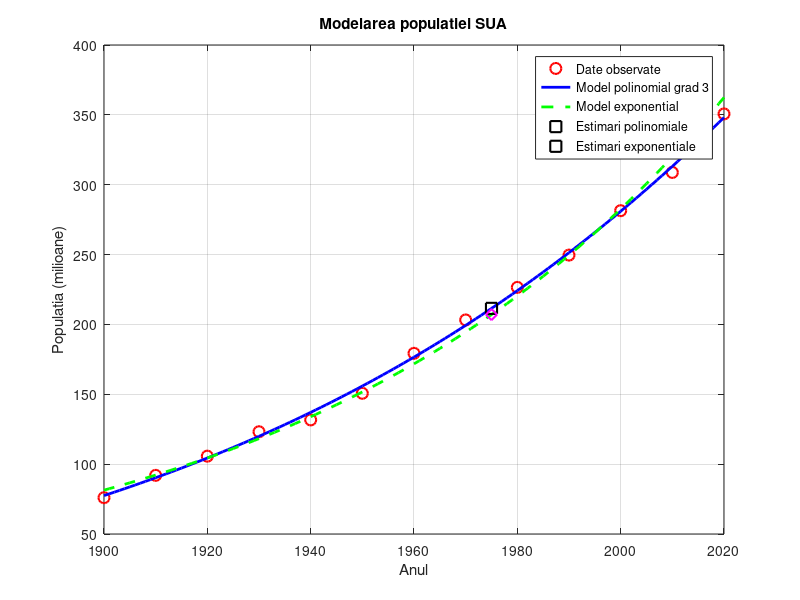

The MATLAB script that drew this image:
clc;
clear;
close all;

% Datele din tabel (in milioane)
t = [1900; 1910; 1920; 1930; 1940; 1950; 1960; 1970; 1980; 1990; 2000; 2010; 2020];
y = [75.995; 91.972; 105.710; 123.200; 131.670; 150.700; 179.320; 203.210; 226.510; 249.630; 281.420; 308.790; 350.686];

% Scalare pentru stabilitate numerica
s = (t - 1950) / 50;

% puncte pentru desen
tt = (1900:1:2020)';
ss = (tt - 1950) / 50;

%% MODEL POLINOMIAL DE GRAD 3
A_poly = [ones(size(s)), s, s.^2, s.^3];

% ecuatii normale
coef_poly_normal = (A_poly' * A_poly) \ (A_poly' * y);

% QR
[Qp, Rp] = qr(A_poly, 0);
coef_poly_qr = Rp \ (Qp' * y);

% evaluare pe grafic
A_poly_plot = [ones(size(ss)), ss, ss.^2, ss.^3];
y_poly_plot = A_poly_plot * coef_poly_qr;

% estimari
s1975 = (1975 - 1950) / 50;
s2015 = (2015 - 1950) / 50;

y1975_poly = [1, s1975, s1975^2, s1975^3] * coef_poly_qr;
y2015_poly = [1, s2015, s2015^2, s2015^3] * coef_poly_qr;

% reziduuri
res_poly = A_poly * coef_poly_qr - y;
SSE_poly = norm(res_poly)^2;

%% MODEL EXPONENTIAL
% y = K * e^(lambda * s)
% ln(y) = ln(K) + lambda*s

z = log(y);
A_exp = [ones(size(s)), s];

% ecuatii normale
coef_exp_normal = (A_exp' * A_exp) \ (A_exp' * z);

% QR
[Qe, Re] = qr(A_exp, 0);
coef_exp_qr = Re \ (Qe' * z);

lnK = coef_exp_qr(1);
lambda = coef_exp_qr(2);
K = exp(lnK);

A_exp_plot = [ones(size(ss)), ss];
y_exp_plot = exp(A_exp_plot * coef_exp_qr);

y1975_exp = exp([1, s1975] * coef_exp_qr);
y2015_exp = exp([1, s2015] * coef_exp_qr);

% reziduuri in scala originala
res_exp = exp(A_exp * coef_exp_qr) - y;
SSE_exp = norm(res_exp)^2;

%% Afisare rezultate
disp('MODEL POLINOMIAL GRAD 3');
disp('Coeficienti [c0 c1 c2 c3] prin QR:');
disp(coef_poly_qr);
fprintf('Estimare pentru 1975 = %.6f milioane\n', y1975_poly);
fprintf('Estimare pentru 2015 = %.6f milioane\n', y2015_poly);
fprintf('SSE polinomial = %.10f\n', SSE_poly);
fprintf('\n');

disp('MODEL EXPONENTIAL');
disp('Coeficienti pentru ln(y) = ln(K) + lambda*s:');
disp(coef_exp_qr);
fprintf('K = %.6f\n', K);
fprintf('lambda = %.6f\n', lambda);
fprintf('Estimare pentru 1975 = %.6f milioane\n', y1975_exp);
fprintf('Estimare pentru 2015 = %.6f milioane\n', y2015_exp);
fprintf('SSE exponential = %.10f\n', SSE_exp);
fprintf('\n');

if SSE_poly < SSE_exp
    disp('Modelul polinomial se potriveste mai bine datelor.');
else
    disp('Modelul exponential se potriveste mai bine datelor.');
end

%% Plot
figure;
plot(t, y, 'ro', 'MarkerSize', 8, 'LineWidth', 1.5);
hold on;
plot(tt, y_poly_plot, 'b-', 'LineWidth', 2);
plot(tt, y_exp_plot, 'g--', 'LineWidth', 2);

plot(1975, y1975_poly, 'ks', 'MarkerSize', 8, 'LineWidth', 1.5);
plot(2015, y2015_poly, 'ks', 'MarkerSize', 8, 'LineWidth', 1.5);

plot(1975, y1975_exp, 'md', 'MarkerSize', 8, 'LineWidth', 1.5);
plot(2015, y2015_exp, 'md', 'MarkerSize', 8, 'LineWidth', 1.5);

grid on;
xlabel('Anul');
ylabel('Populatia (milioane)');
title('Modelarea populatiei SUA');

legend('Date observate', ...
       'Model polinomial grad 3', ...
       'Model exponential', ...
       'Estimari polinomiale', ...
       'Estimari exponentiale', ...
       'Location', 'northeast');
